Frame 1 (no input): blank canvas, image omitted
Frame 60 (no input): blank canvas, image omitted
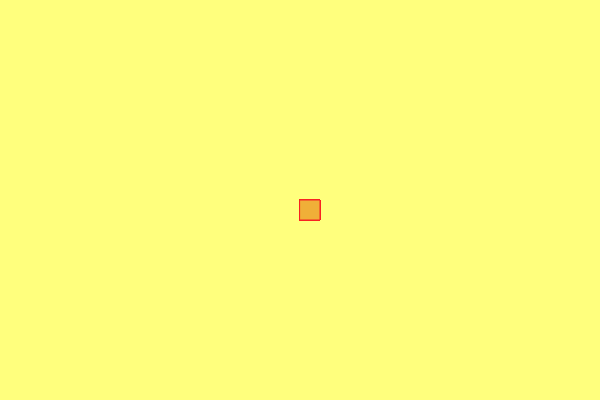
Frame 120 (the mouse pressed at the canvas centre since frame 60)

The p5.js sketch whose frames 1 and 60 were blank and that drew this single picture after the mouse press (run headless with seeded random() and noise() and a simulated clock; from frame 60 on, the mouse is pressed at the canvas centre):

// p5.js sketch
// ── sketch.js
//preparar e rodar um código
function setup () {    
  createCanvas( 600 , 400);
  background("rgb(255,255,125)");
}

//responsável por desenhar
function draw() {
  stroke ("rgb(247,34,34)")
  fill("rgb(240,175,56)")
  
  if (mouseIsPressed){
    rect (mouseX, mouseY, 20, 20);
  }
}
